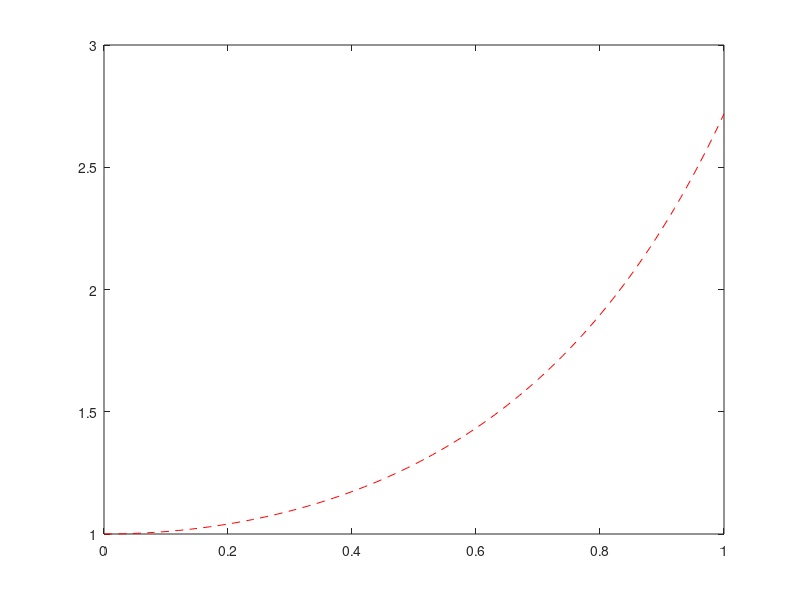

MATLAB code for this plot: (Note: this script raises an error after producing the figure.)
g = @(x) exp(x.^2);
x=0:0.01:1;
plot(x,g(x),'--r')
% volgende op zelfde grafiek plaatsen
hold on;
syms t;
% analytische ftie plotten (t als onbekende)
fplot(exp(t),[0,1],'b')